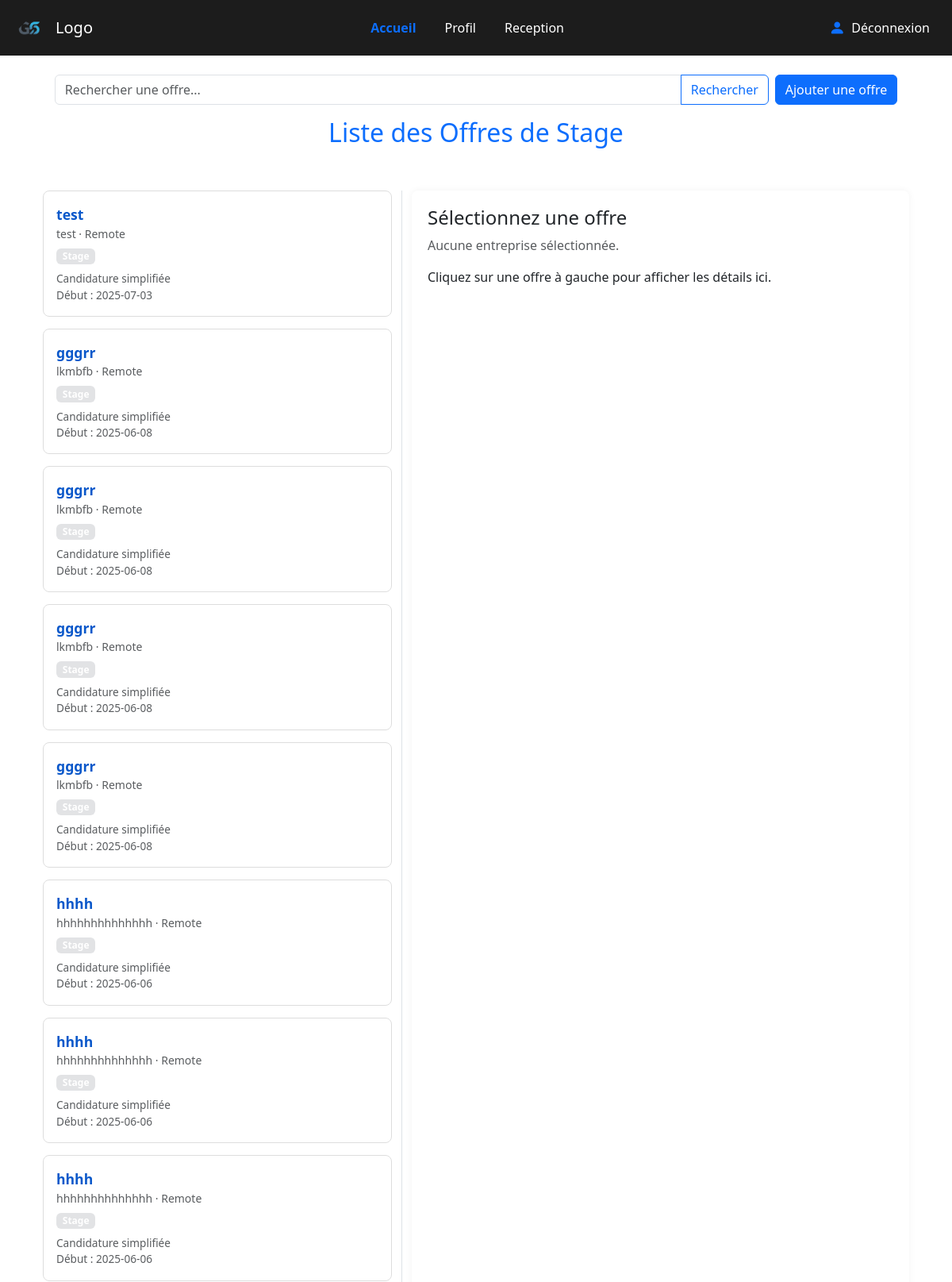
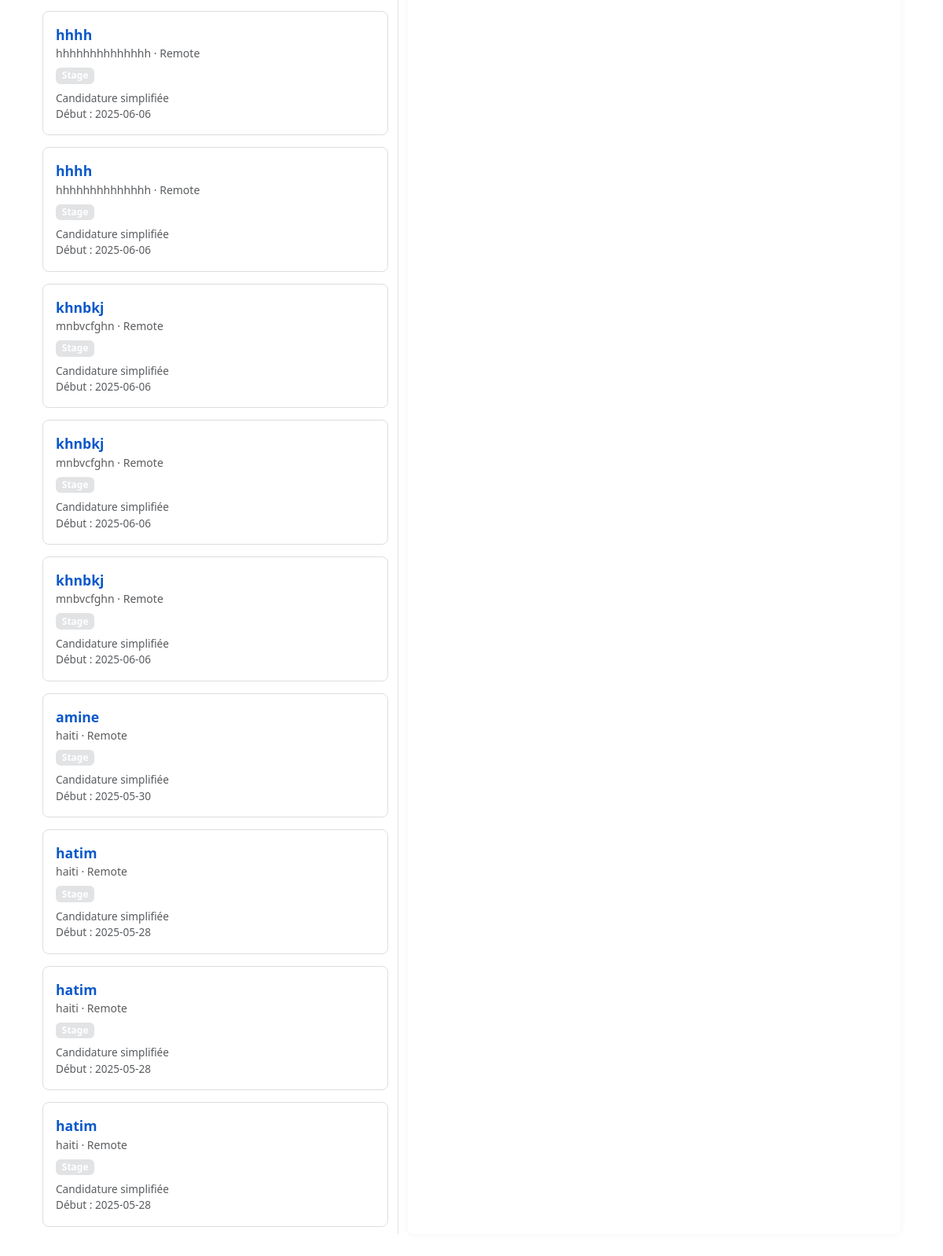
Screenshot of /afichages/admin/admin.php (signed in) with the database file from the repository (2 pictures, top to bottom).
### tables this page shows
CREATE TABLE `offres` (
  `id_offre` int NOT NULL AUTO_INCREMENT,
  `titre` varchar(255) NOT NULL,
  `description` text NOT NULL,
  `entreprise` varchar(255) DEFAULT NULL,
  `date_debut` date DEFAULT NULL,
  `date_fin` date DEFAULT NULL,
  `id_admin` int DEFAULT NULL,
  `created_at` timestamp NULL DEFAULT CURRENT_TIMESTAMP,
  PRIMARY KEY (`id_offre`),
  KEY `id_admin` (`id_admin`),
  CONSTRAINT `offres_ibfk_1` FOREIGN KEY (`id_admin`) REFERENCES `admins` (`id_admin`) ON DELETE SET NULL
);

### database/config.php (called while the page is built)
<?php
class Database {
    private $host = '127.0.0.1';
    private $dbname = 'gestion_stages';
    private $username = 'root';
    private $password = 'hhh999farsale';
    public $pdo;
    public function __construct() {
        try {
            $this->pdo = new PDO("mysql:host=$this->host;dbname=$this->dbname;charset=utf8mb4",
                                 $this->username, $this->password);
            $this->pdo->setAttribute(PDO::ATTR_ERRMODE, PDO::ERRMODE_EXCEPTION);
        } catch (PDOException $e) {
            die("Erreur de connexion : " . $e->getMessage());
        }
    }
    public function getPDO() {
        return $this->pdo;
    }
}
?>

### afichages/admin/admin.php (the view, shortened to what this page needs)
<?php
if ($_SESSION['admin'] && isset($_SESSION['admin'])) {
require_once "../../database/config.php";
class Admin {
  private $pdo;
  function __construct() {
    try {
      $db = new Database();
      $this->pdo = $db->getPDO();
    } catch (PDOException $e) {
      die("Erreur de base de données : " . $e->getMessage());
    }
  }
  function getOffres() {
    try {
      $id_admin = $_SESSION['admin'];
      if (isset($_GET['search']) && !empty(trim($_GET['search']))) {
        $search = '%' . trim($_GET['search']) . '%';
        $stmt = $this->pdo->prepare("
          SELECT * FROM offres
          WHERE id_admin = :id_admin
          AND (titre LIKE :search OR entreprise LIKE :search)
          ORDER BY date_debut DESC
        ");
        $stmt->bindParam(':search', $search);
      } else {
        $stmt = $this->pdo->prepare("
          SELECT * FROM offres
          WHERE id_admin = :id_admin
          ORDER BY date_debut DESC
        ");
      }
      $stmt->bindParam(':id_admin', $id_admin['id_admin']);
      $stmt->execute();
      return $stmt->fetchAll(PDO::FETCH_ASSOC);
    } catch (PDOException $e) {
      die("Erreur lors de la récupération des offres : " . $e->getMessage());
    }
  }
}
$admin = new Admin();
$offre = $admin->getOffres();
?>
<!DOCTYPE html>
<html lang="fr">
<head>
  <link rel="stylesheet" href="admin.css">
  <link href="https://cdn.jsdelivr.net/npm/bootstrap@5.3.3/dist/css/bootstrap.min.css" rel="stylesheet">
  <link href="https://cdn.jsdelivr.net/npm/bootstrap-icons@1.10.5/font/bootstrap-icons.css" rel="stylesheet">
</head>
<body>
<nav class="navbar navbar-expand-lg">
  <div class="container-fluid">
    <a class="navbar-brand d-flex align-items-center" href="#">
      <img src="../../index/logo.png" alt="Logo">
      <span class="text-white ms-2">Logo</span>
    </a>
    <div class="collapse navbar-collapse justify-content-center" id="navbarNav">
      <ul class="navbar-nav">
        <li class="nav-item">
          <a class="nav-link text-primary active" href="#">Accueil</a>
        </li>
        <li class="nav-item">
          <a class="nav-link" href="profile.php">Profil</a>
        </li>
        <li class="nav-item">
          <a class="nav-link" href="reception.php">Reception</a>
        </li>
      </ul>
    </div>
    <div class="d-flex align-items-center dec">
      <i class="bi bi-person-fill text-primary fs-5 me-2"></i>
      <a href="../../index/deconnexion.php" class="text-white me-3 text-decoration-none">Déconnexion</a>
    </div>
  </div>
</nav>
<div class="d-flex justify-content-center mt-4">
  <form method="GET" class="input-group w-75 me-2">
    <input type="text" name="search" class="form-control" placeholder="Rechercher une offre..." value="<?= isset($_GET['search']) ? htmlspecialchars($_GET['search']) : '' ?>">
    <button class="btn btn-outline-primary" type="submit">Rechercher</button>
  </form>
  <a href="../offres/creeroffres.php" class="btn btn-primary">Ajouter une offre</a>
</div>
<div class="container mt-3">
  <h2 class="text-center mb-4 text-primary">Liste des Offres de Stage</h2>
  <div class="container-fluid">
    <div class="row">
      <div class="col-md-5 offer-list">
        <?php foreach ($offre as $o): ?>
          <div class="offer-card" onclick="loadDetails('<?= addslashes($o['titre']) ?>', '<?= addslashes($o['description']) ?>', '<?= addslashes($o['entreprise']) ?>', <?= $o['id_offre'] ?>)">
            <div class="offer-title"><?= $o['titre'] ?></div>
            <div class="text-muted small"><?= $o['entreprise'] ?> · Remote</div>
            <span class="badge badge-stage mt-2">Stage</span>
            <div class="text-muted mt-2" style="font-size: 0.85em;">
              Candidature simplifiée<br>
              Début : <?= $o['date_debut'] ?>
            </div>
          </div>
        <?php endforeach; ?>
      </div>
      <div class="col-md-7">
        <div class="detail-panel" id="detailPanel">
          <h4 id="detailTitle">Sélectionnez une offre</h4>
          <p class="text-muted" id="detailCompany">Aucune entreprise sélectionnée.</p>
          <p id="detailDesc">Cliquez sur une offre à gauche pour afficher les détails ici.</p>
        </div>
      </div>
    </div>
  </div>
</div>
</body>
</html>
<?php
} else {
  header('location: ../../index/index.html');
  exit;
}
?>

### afichages/admin/admin.css (style rules this page uses)
.navbar { background-color: #1c1c1c; height: 70px; }
.navbar-nav .nav-link { color: white; margin: 0 10px; }
.navbar-nav .nav-link.active, .navbar-nav .nav-link:hover { color: #7494ec; font-weight: bold; }
.navbar-brand img { height: 50px; }
.dec i { color: #7494ec; }
.container-fluid { padding: 30px; }
.offer-list { border-right: 1px solid #dee2e6; max-height: 90vh; overflow-y: auto; }
.offer-card { background: white; border: 1px solid #ddd; border-radius: 8px; padding: 16px; margin-bottom: 15px; cursor: pointer; transition: background 0.2s; }
.offer-title { font-size: 1.1rem; font-weight: bold; color: #0a58ca; }
.badge-stage { background-color: #e2e3e5; color: #000; font-size: 0.8rem; }
.detail-panel { background-color: white; border-radius: 8px; padding: 20px; height: 100%; box-shadow: 0 0 10px rgba(0,0,0,0.05); }

### rows the page displays
offres: titre "test", entreprise "test", date_debut "2025-07-03"
offres: titre "gggrr", entreprise "lkmbfb", date_debut "2025-06-08"
offres: titre "gggrr", entreprise "lkmbfb", date_debut "2025-06-08"
offres: titre "gggrr", entreprise "lkmbfb", date_debut "2025-06-08"
offres: titre "gggrr", entreprise "lkmbfb", date_debut "2025-06-08"
offres: titre "hhhh", entreprise "hhhhhhhhhhhhhh", date_debut "2025-06-06"
offres: titre "hhhh", entreprise "hhhhhhhhhhhhhh", date_debut "2025-06-06"
offres: titre "hhhh", entreprise "hhhhhhhhhhhhhh", date_debut "2025-06-06"
offres: titre "hhhh", entreprise "hhhhhhhhhhhhhh", date_debut "2025-06-06"
offres: titre "hhhh", entreprise "hhhhhhhhhhhhhh", date_debut "2025-06-06"
offres: titre "khnbkj", entreprise "mnbvcfghn", date_debut "2025-06-06"
offres: titre "khnbkj", entreprise "mnbvcfghn", date_debut "2025-06-06"
offres: titre "khnbkj", entreprise "mnbvcfghn", date_debut "2025-06-06"
offres: titre "amine", entreprise "haiti", date_debut "2025-05-30"
offres: titre "hatim", entreprise "haiti", date_debut "2025-05-28"
offres: titre "hatim", entreprise "haiti", date_debut "2025-05-28"
offres: titre "hatim", entreprise "haiti", date_debut "2025-05-28"
